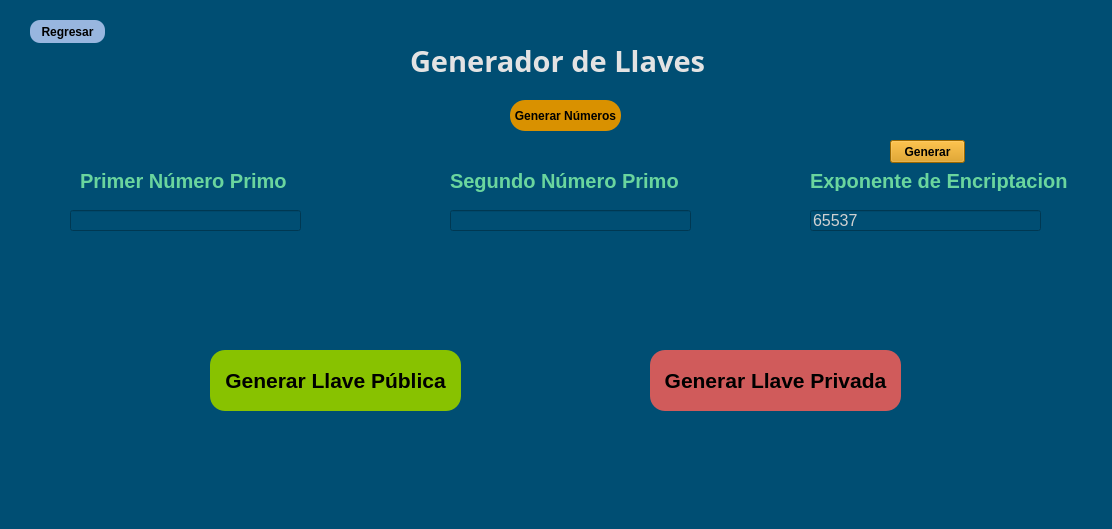
<?xml version="1.0" encoding="UTF-8"?>
<ui version="4.0">
 <class>Generador</class>
 <widget class="QWidget" name="Generador">
  <property name="geometry">
   <rect>
    <x>0</x>
    <y>0</y>
    <width>1112</width>
    <height>529</height>
   </rect>
  </property>
  <property name="minimumSize">
   <size>
    <width>1112</width>
    <height>529</height>
   </size>
  </property>
  <property name="maximumSize">
   <size>
    <width>1112</width>
    <height>529</height>
   </size>
  </property>
  <property name="baseSize">
   <size>
    <width>1112</width>
    <height>529</height>
   </size>
  </property>
  <property name="windowTitle">
   <string>Form</string>
  </property>
  <property name="styleSheet">
   <string notr="true">background-color: rgb(0, 78, 115);</string>
  </property>
  <widget class="QLabel" name="label">
   <property name="geometry">
    <rect>
     <x>410</x>
     <y>40</y>
     <width>331</width>
     <height>41</height>
    </rect>
   </property>
   <property name="font">
    <font>
     <family>Arial Black</family>
     <pointsize>22</pointsize>
     <weight>75</weight>
     <bold>true</bold>
    </font>
   </property>
   <property name="styleSheet">
    <string notr="true">color: rgb(227, 227, 227);</string>
   </property>
   <property name="text">
    <string>Generador de Llaves</string>
   </property>
  </widget>
  <widget class="QLabel" name="label_2">
   <property name="geometry">
    <rect>
     <x>80</x>
     <y>170</y>
     <width>221</width>
     <height>21</height>
    </rect>
   </property>
   <property name="font">
    <font>
     <pointsize>15</pointsize>
     <weight>75</weight>
     <bold>true</bold>
    </font>
   </property>
   <property name="styleSheet">
    <string notr="true">color: rgb(106, 213, 158);</string>
   </property>
   <property name="text">
    <string>Primer Número Primo</string>
   </property>
  </widget>
  <widget class="QLabel" name="label_3">
   <property name="geometry">
    <rect>
     <x>450</x>
     <y>160</y>
     <width>241</width>
     <height>41</height>
    </rect>
   </property>
   <property name="font">
    <font>
     <pointsize>15</pointsize>
     <weight>75</weight>
     <bold>true</bold>
    </font>
   </property>
   <property name="styleSheet">
    <string notr="true">color: rgb(106, 213, 158);</string>
   </property>
   <property name="text">
    <string>Segundo Número Primo</string>
   </property>
  </widget>
  <widget class="QLabel" name="label_4">
   <property name="geometry">
    <rect>
     <x>810</x>
     <y>170</y>
     <width>271</width>
     <height>21</height>
    </rect>
   </property>
   <property name="font">
    <font>
     <pointsize>15</pointsize>
     <weight>75</weight>
     <bold>true</bold>
    </font>
   </property>
   <property name="styleSheet">
    <string notr="true">color: rgb(106, 213, 158);</string>
   </property>
   <property name="text">
    <string>Exponente de Encriptacion</string>
   </property>
  </widget>
  <widget class="QLineEdit" name="boxPrimer">
   <property name="geometry">
    <rect>
     <x>70</x>
     <y>210</y>
     <width>231</width>
     <height>21</height>
    </rect>
   </property>
   <property name="font">
    <font>
     <pointsize>12</pointsize>
    </font>
   </property>
   <property name="styleSheet">
    <string notr="true">color: rgb(209, 209, 209);
border-color: rgb(88, 88, 132);
</string>
   </property>
  </widget>
  <widget class="QLineEdit" name="boxSegun">
   <property name="geometry">
    <rect>
     <x>450</x>
     <y>210</y>
     <width>241</width>
     <height>21</height>
    </rect>
   </property>
   <property name="font">
    <font>
     <pointsize>12</pointsize>
    </font>
   </property>
   <property name="styleSheet">
    <string notr="true">color: rgb(209, 209, 209);
border-color: rgb(88, 88, 132);
</string>
   </property>
  </widget>
  <widget class="QLineEdit" name="boxExpo">
   <property name="geometry">
    <rect>
     <x>810</x>
     <y>210</y>
     <width>231</width>
     <height>21</height>
    </rect>
   </property>
   <property name="font">
    <font>
     <pointsize>12</pointsize>
    </font>
   </property>
   <property name="styleSheet">
    <string notr="true">color: rgb(209, 209, 209);
border-color: rgb(88, 88, 132);
</string>
   </property>
   <property name="text">
    <string>65537</string>
   </property>
  </widget>
  <widget class="QPushButton" name="btnGenerarPublica">
   <property name="geometry">
    <rect>
     <x>210</x>
     <y>350</y>
     <width>251</width>
     <height>61</height>
    </rect>
   </property>
   <property name="font">
    <font>
     <pointsize>16</pointsize>
     <weight>75</weight>
     <bold>true</bold>
    </font>
   </property>
   <property name="cursor">
    <cursorShape>PointingHandCursor</cursorShape>
   </property>
   <property name="styleSheet">
    <string notr="true">background-color: rgb(136, 194, 0);
border-radius: 15px;</string>
   </property>
   <property name="text">
    <string>Generar Llave Pública</string>
   </property>
  </widget>
  <widget class="QPushButton" name="btnGenerarPrivada">
   <property name="geometry">
    <rect>
     <x>650</x>
     <y>350</y>
     <width>251</width>
     <height>61</height>
    </rect>
   </property>
   <property name="font">
    <font>
     <pointsize>16</pointsize>
     <weight>75</weight>
     <bold>true</bold>
    </font>
   </property>
   <property name="cursor">
    <cursorShape>PointingHandCursor</cursorShape>
   </property>
   <property name="styleSheet">
    <string notr="true">background-color: rgb(208, 91, 91);
border-radius: 15px;</string>
   </property>
   <property name="text">
    <string>Generar Llave Privada</string>
   </property>
  </widget>
  <widget class="QPushButton" name="btnGenerarPrimos">
   <property name="geometry">
    <rect>
     <x>510</x>
     <y>100</y>
     <width>111</width>
     <height>31</height>
    </rect>
   </property>
   <property name="font">
    <font>
     <weight>75</weight>
     <bold>true</bold>
    </font>
   </property>
   <property name="cursor">
    <cursorShape>PointingHandCursor</cursorShape>
   </property>
   <property name="styleSheet">
    <string notr="true">background-color: rgb(217, 145, 0);
border-radius: 15px;</string>
   </property>
   <property name="text">
    <string>Generar Números</string>
   </property>
  </widget>
  <widget class="QLabel" name="errorPrimo1">
   <property name="geometry">
    <rect>
     <x>70</x>
     <y>240</y>
     <width>221</width>
     <height>16</height>
    </rect>
   </property>
   <property name="font">
    <font>
     <pointsize>9</pointsize>
     <weight>75</weight>
     <bold>true</bold>
    </font>
   </property>
   <property name="styleSheet">
    <string notr="true">color: rgb(255, 0, 0);</string>
   </property>
   <property name="text">
    <string/>
   </property>
   <property name="wordWrap">
    <bool>false</bool>
   </property>
  </widget>
  <widget class="QLabel" name="errorPrimo2">
   <property name="geometry">
    <rect>
     <x>450</x>
     <y>240</y>
     <width>221</width>
     <height>16</height>
    </rect>
   </property>
   <property name="font">
    <font>
     <pointsize>9</pointsize>
     <weight>75</weight>
     <bold>true</bold>
    </font>
   </property>
   <property name="styleSheet">
    <string notr="true">color: rgb(255, 0, 0);</string>
   </property>
   <property name="text">
    <string/>
   </property>
   <property name="wordWrap">
    <bool>false</bool>
   </property>
  </widget>
  <widget class="QLabel" name="errorPrimo3">
   <property name="geometry">
    <rect>
     <x>810</x>
     <y>240</y>
     <width>221</width>
     <height>16</height>
    </rect>
   </property>
   <property name="font">
    <font>
     <pointsize>9</pointsize>
     <weight>75</weight>
     <bold>true</bold>
    </font>
   </property>
   <property name="styleSheet">
    <string notr="true">color: rgb(255, 0, 0);</string>
   </property>
   <property name="text">
    <string/>
   </property>
   <property name="wordWrap">
    <bool>false</bool>
   </property>
  </widget>
  <widget class="QPushButton" name="btnRegresar">
   <property name="geometry">
    <rect>
     <x>30</x>
     <y>20</y>
     <width>75</width>
     <height>23</height>
    </rect>
   </property>
   <property name="font">
    <font>
     <weight>75</weight>
     <bold>true</bold>
    </font>
   </property>
   <property name="cursor">
    <cursorShape>PointingHandCursor</cursorShape>
   </property>
   <property name="styleSheet">
    <string notr="true">background-color: rgb(152, 182, 223);
border-radius: 10px;</string>
   </property>
   <property name="text">
    <string>Regresar</string>
   </property>
  </widget>
  <widget class="QPushButton" name="btnGenerarExponente">
   <property name="geometry">
    <rect>
     <x>890</x>
     <y>140</y>
     <width>75</width>
     <height>23</height>
    </rect>
   </property>
   <property name="font">
    <font>
     <weight>75</weight>
     <bold>true</bold>
    </font>
   </property>
   <property name="styleSheet">
    <string notr="true">background-color: rgb(217, 145, 0);</string>
   </property>
   <property name="text">
    <string>Generar</string>
   </property>
  </widget>
 </widget>
 <resources/>
 <connections/>
</ui>
